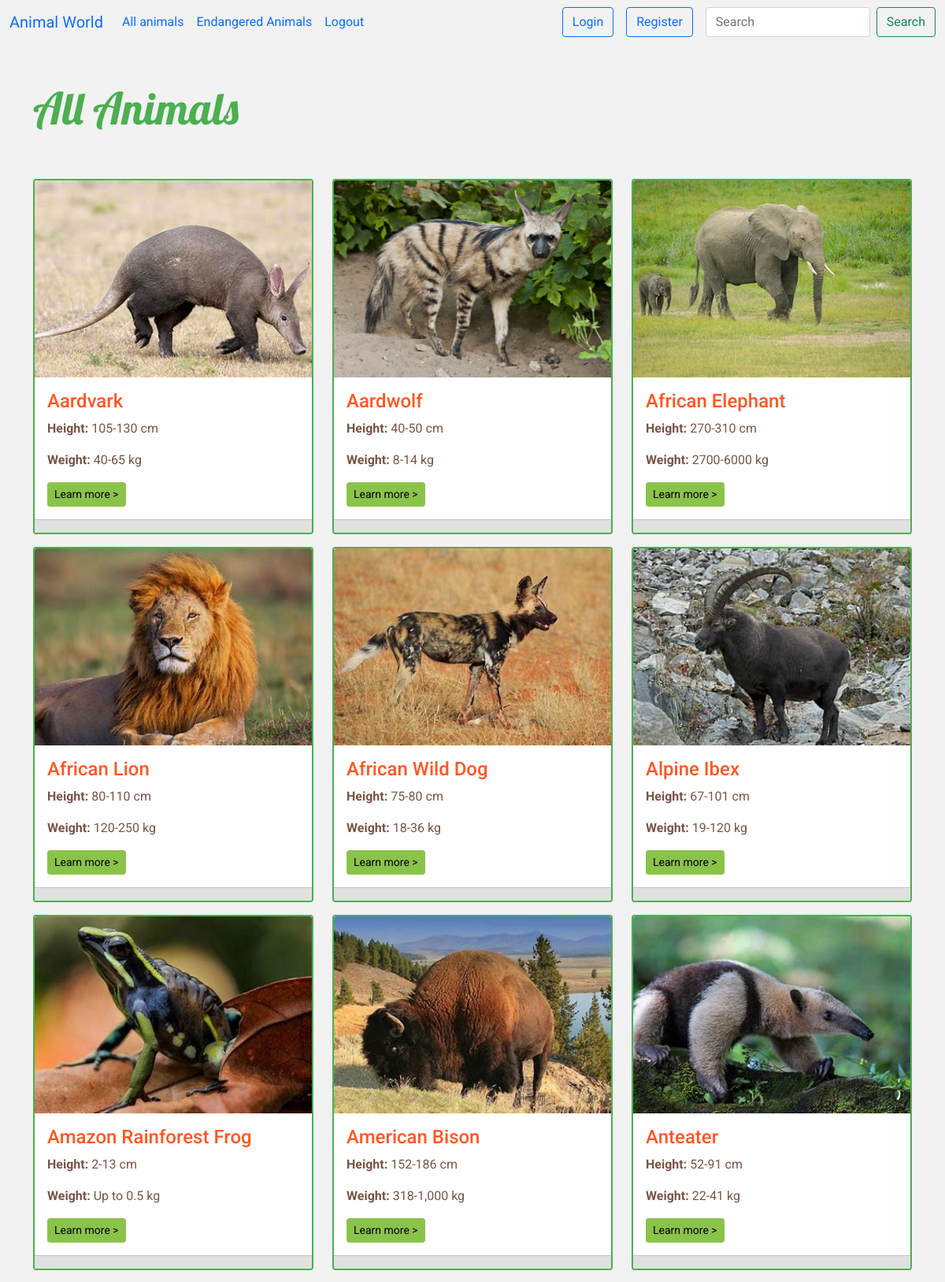
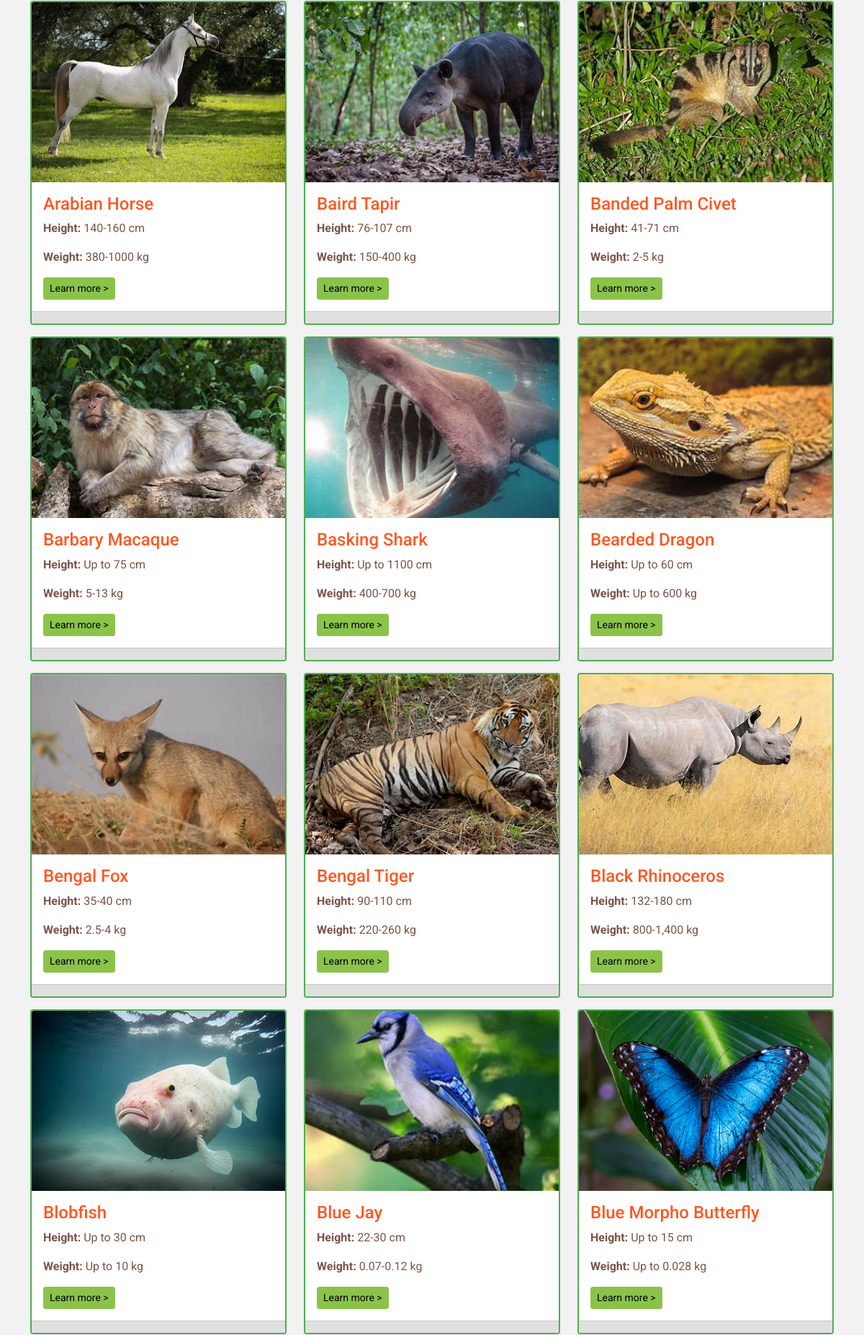
Page /animals.php (upper part) on the committed database (2 pictures, top to bottom).
### tables this page shows
CREATE TABLE `animal_dataset` (
  `id` int(11) NOT NULL AUTO_INCREMENT,
  `animal_name` varchar(26) DEFAULT NULL,
  `height` varchar(14) DEFAULT NULL,
  `weight` varchar(14) DEFAULT NULL,
  `color` varchar(23) DEFAULT NULL,
  `lifespan` varchar(16) DEFAULT NULL,
  `diet` varchar(22) DEFAULT NULL,
  `habitat` varchar(27) DEFAULT NULL,
  `predators` varchar(28) DEFAULT NULL,
  `avg_speed` varchar(20) DEFAULT NULL,
  `countries` varchar(37) DEFAULT NULL,
  `image_path` varchar(255) DEFAULT NULL,
  PRIMARY KEY (`id`)
);

### animals.php (the view, shortened to what this page needs)
<?php
  require('inc/autoload.php');
?>
<!DOCTYPE html>
<html lang="en">
<head>
    <link href="https://cdn.jsdelivr.net/npm/bootstrap@5.0.2/dist/css/bootstrap.min.css" rel="stylesheet">
    <link href="css/style.css" rel="stylesheet">
</head>
<body>
<?php include('reusable/nav.php')?>
<div class="container-fluid">
  <div class="container">
    <div class="row">
      <div class="col">
        <h1 class="display-4 mt-5 mb-5">All Animals</h1>
      </div>
    </div>
  </div>
</div>
<?php
  $query = 'SELECT * FROM animal_dataset';
  $animals = mysqli_query($connect, $query);
?>
<div class="container-fluid">
  <div class="container">
    <div class="row">
      <?php
      foreach ($animals as $animal) {
        echo '<div class="col-md-4 mt-2 mb-2">
                <div class="card">
                  <img src="' . $animal['image_path'] . '" class="card-img-top" alt="' . $animal['animal_name'] . '">
                  <div class="card-body">
                    <h4 class="card-title">' . $animal['animal_name'] . '</h4>
                    <p class="card-text"><b>Height: </b>' . $animal['height'] . ' cm </p>
                    <p class="card-text"><b>Weight: </b>' . $animal['weight'] . ' kg</p>
                    <form action="detail.php" method="GET">
                      <input type="hidden" name="id" value="'.$animal['id']. '">
                      <button type="submit" class="btn btn-sm btn-info">Learn more ></button>
                    </form>
                  </div>
                  <div class="card-footer">
                    <div class="row">
                      <div class="col">';
        echo '</div>
                      <div class="col">';
        echo '</div>
                    </div>
                  </div>
                </div>
              </div>';
      }
      ?>
    </div>
  </div>
</div>
</body>
</html>

### reusable/nav.php (shortened to what this page needs)
<nav class="navbar navbar-expand-lg bg-body-tertiary">
  <div class="container-fluid">
    <a class="navbar-brand" href="#">Animal World</a>
    <div class="collapse navbar-collapse" id="navbarSupportedContent">
      <ul class="navbar-nav me-auto mb-2 mb-lg-0">
        <li class="nav-item">
          <a class="nav-link active" aria-current="page" href="animals.php">All animals</a>
        </li>
        <li class="nav-item">
          <a class="nav-link" href="endangered.php">Endangered Animals</a>
        </li>
        <li class="nav-item">
          <a class="nav-link" href="inc/logout.php">Logout</a>
        </li>
      </ul>
      <?php
      if (isset($_SESSION['admin']['first_name']) && $firstName = $_SESSION['admin']['first_name']) {
        echo <<<EOD
          <div class="mr-3">Welcome $firstName</div>
        EOD;
      } else {
        echo <<<EOD
          <div class="mr-3">
            <a href="login.php" class="btn btn-outline-primary">Login</a>
          </div>
           <div class="mr-3">
            <a href="register.php" class="btn btn-outline-primary">Register</a>
          </div>
        EOD;
      }
      ?>
      <form class="d-flex" role="search">
        <input class="form-control me-2" type="search" placeholder="Search" aria-label="Search">
        <button class="btn btn-outline-success" type="submit">Search</button>
      </form>
    </div>
  </div>
</nav>

### css/style.css (style rules this page uses)
body { background-color: #f2f2f2; font-family: 'Roboto', sans-serif; }
h1.display-4 { font-family: 'Lobster', cursive; color: #4CAF50; }
.card { border: 2px solid #4CAF50; }
.card-title { color: #FF5722; }
.card-text { color: #795548; }
.card-img-top { width: 100%; height: 250px; object-fit: cover; display: block; }
.btn-info { background-color: #8BC34A !important; border-color: #8BC34A !important; }
.card-footer { background-color: #E0E0E0; }
.mr-3 { margin-right: 1rem; }

### rows in the picture
animal_dataset: image_path+animal_name (picture), animal_name "Aardvark", height "105-130", weight "40-65"
animal_dataset: image_path+animal_name (picture), animal_name "Aardwolf", height "40-50", weight "8-14"
animal_dataset: image_path+animal_name (picture), animal_name "African Elephant", height "270-310", weight "2700-6000"
animal_dataset: image_path+animal_name (picture), animal_name "African Lion", height "80-110", weight "120-250"
animal_dataset: image_path+animal_name (picture), animal_name "African Wild Dog", height "75-80", weight "18-36"
animal_dataset: image_path (picture), animal_name "Alpine Ibex", height "67-101", weight "19-120"
animal_dataset: image_path+animal_name (picture), animal_name "Amazon Rainforest Frog", height "2-13", weight "Up to 0.5"
animal_dataset: image_path+animal_name (picture), animal_name "American Bison", height "152-186", weight "318-1,000"
animal_dataset: image_path+animal_name (picture), animal_name "Anteater", height "52-91", weight "22-41"
animal_dataset: image_path+animal_name (picture), animal_name "Arabian Horse", height "140-160", weight "380-1000"
animal_dataset: image_path+animal_name (picture), animal_name "Baird Tapir", height "76-107", weight "150-400"
animal_dataset: image_path+animal_name (picture), animal_name "Banded Palm Civet", height "41-71", weight "2-5"
animal_dataset: image_path+animal_name (picture), animal_name "Barbary Macaque", height "Up to 75", weight "5-13"
animal_dataset: image_path+animal_name (picture), animal_name "Basking Shark", height "Up to 1100", weight "400-700"
animal_dataset: image_path+animal_name (picture), animal_name "Bearded Dragon", height "Up to 60", weight "Up to 600"
animal_dataset: image_path+animal_name (picture), animal_name "Bengal Fox", height "35-40", weight "2.5-4"
animal_dataset: image_path+animal_name (picture), animal_name "Bengal Tiger", height "90-110", weight "220-260"
animal_dataset: image_path+animal_name (picture), animal_name "Black Rhinoceros", height "132-180", weight "800-1,400"
animal_dataset: image_path+animal_name (picture), animal_name "Blobfish", height "Up to 30", weight "Up to 10"
animal_dataset: image_path+animal_name (picture), animal_name "Blue Jay", height "22-30", weight "0.07-0.12"
animal_dataset: image_path+animal_name (picture), animal_name "Blue Morpho Butterfly", height "Up to 15", weight "Up to 0.028"
